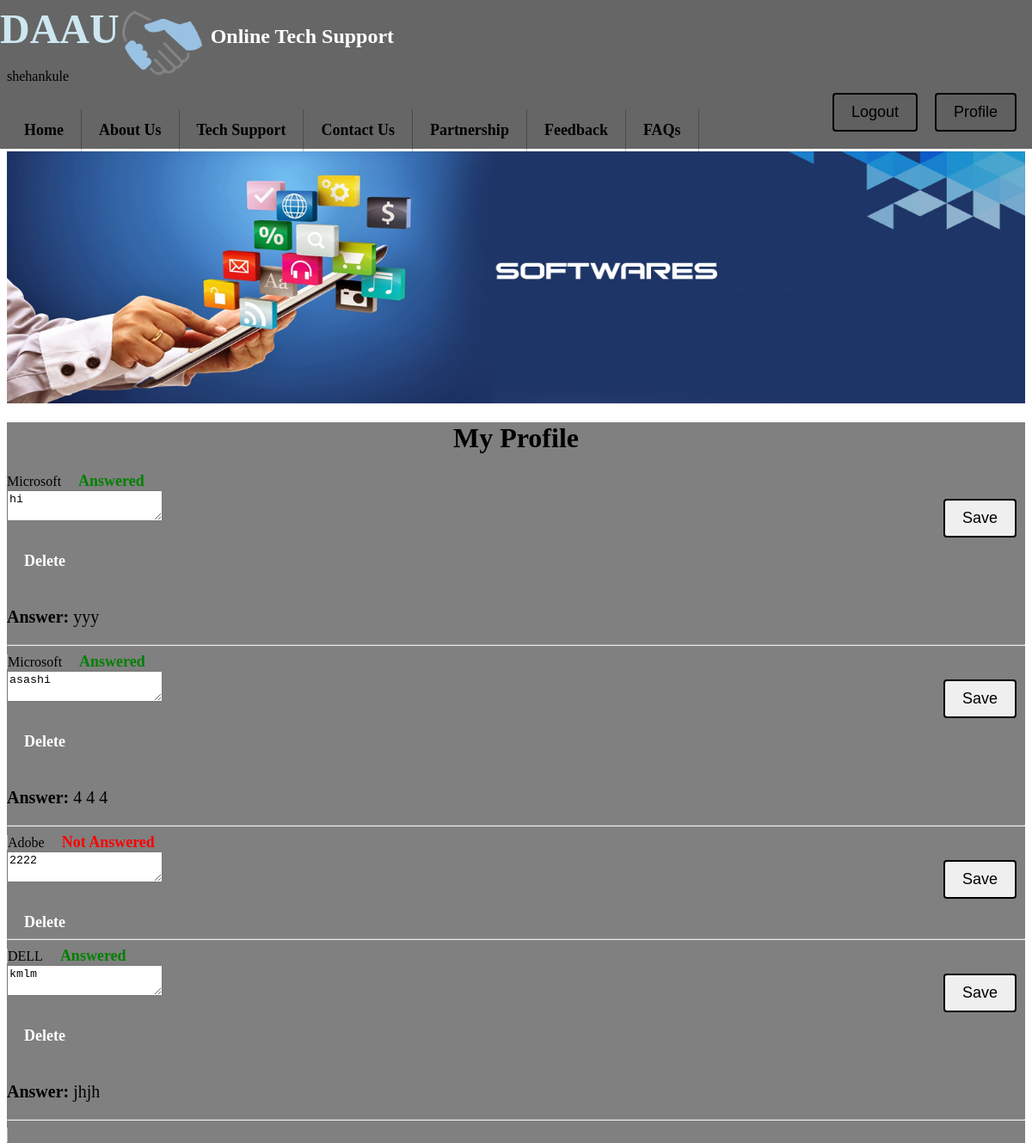
Screenshot of /onlinehelp/profile.php (signed in) with the database file from the repository.
### tables this page shows
CREATE TABLE `problem` (
  `problemid` int(11) NOT NULL,
  `username` text NOT NULL,
  `company` text NOT NULL,
  `problem` text NOT NULL,
  `status` int(11) NOT NULL,
  `answer` text NOT NULL
);

### onlinehelp/pages/server.php (the view, shortened to what this page needs)
<?php
require('conn.php');
function problem_listing(){
    global $db;
    $user=$_SESSION['username'];
    $query= "SELECT * FROM problem WHERE username='$user'";
    $result= mysqli_query($db,$query);
    while ($company=mysqli_fetch_assoc($result)){
        if ($company['status']==0){
            $status="Not Answered";
            $color="red;";
        }
        else{
            $status = "Answered";
            $color="green;";
        }
        echo '<li style="float:none">'.$company['company'].
        '<a style="display:inline;font-size:18px;color:'.
        $color.
        '">'.
        $status.
        '</a><br>'.
        '<small style="font-size:18px;"><form action="pages/server.php" method="POST"> <textarea name="problem" >'.$company['problem'].'</textarea><button name="update_problem" type="submit" >Save</button>
        <input type="hidden" name="problemid" value="'.$company['problemid'].'">
        </form></small>'.'<br>'.
        '<a style="display:inline;font-size:18px;color:white" href="delete.php?problemid='.$company['problemid'].'&type=problem">Delete</a><br>';
        if($status=="Answered"){
        echo
        '<p style="font-size:20px;">'.
        '<br><strong>Answer:  </strong>'.
        $company['answer'].
        '</p>';
        }
        echo
        '<hr>'.
        '</li>';
    }
}
?>

### onlinehelp/profile.php (shortened to what this page needs)
<?php
	require('pages/server.php');
?>
<html>
	<head>
	</head>
	<body>
		<div style="width: 100%; height: 17%; "><?php include 'models/header/Header.php' ?> </div>
		<div ><?php include 'models/menu/menubar.php' ?> </div>
	<div style="position:relative;z-index=1;background-color:gray;color:black">
	<center><h1>My Profile</h1></center>
	<ul>
		<?php problem_listing(); ?>
	</ul>
	</div>
	</body>
</html>

### onlinehelp/models/header/Header.php (shortened to what this page needs)
<html>
	<head>
	</head>
		<h2> <font size="14" color="#ADD8E6">
            DAAU<img src="photo/hand.png" height="100px" align="middle"></font>
         Online Tech Support</h2><br><br><br><br>
             <?php
                if (isset($_SESSION['username'])){
                    echo $_SESSION['username'];
                    echo '<form style="width:auto;background-color:transparent;border:none;" action="pages/auth.php" method="POST" >
                    <button style="" name="profile">Profile</button>
                    <button style="float:right" name="logout">Logout</button>
	                </form>';
                }
                ?>
		 		<div style ="width: 100%; height:10%;">
	</body>
</html>

### onlinehelp/models/menu/menubar.php (shortened to what this page needs)
<!DOCTYPE html>
<html>
<head>
	</head>
	<body>
		<div class="nav">
		<ul>
            <li><a href="Home.php" ><font color="000000">Home</font></a></li>
            <li><a href="about.php" ><font color="000000">About Us</font></a></li>
            <li><a href="technical.php" ><font color="000000">Tech Support </font></a></li>
            <li><a href="Contact.php" ><font color="000000">Contact Us </font></a></li>
            <li><a href="membership.php" ><font color="000000">Partnership </font></a></li>
            <li><a href="feedback.php"><font color="000000">Feedback</font></a></li>
            <li><a href="Help.php"><font color="000000">FAQs</font></a></li>
        </ul>
    	<section style="max-height:400px;">
                     <img class="mySlides" src="photo/banner2.jpg" style="width:100%; height:220%;">
            </section>
    	</div>
	</body>
</html>

### onlinehelp/models/header/Header.php (style rules this page uses)
h2 { background-color: black; opacity: 0.5; filter: Alpha(opacity=50); filter: alpha(opacity=80); -moz-opacity: 0.80; -khtml-opacity: 0.8; opacity: 0.6; color: white; position: fixed; top: 0; left: 0; width: 100%; height: 13%; padding: 0; margin: 0; }

### onlinehelp/models/menu/menubar.php (style rules this page uses)
ul { list-style-type: none; margin: 0; padding: 0; overflow: hidden; }
li { float: left; display:inline; border-right: 1px solid #bbb; }
li a { display: block; color: white; text-align: center; padding: 14px 20px; text-decoration: none; font-size: 18px; font-weight: bold; }
body { background:url("") no-repeat fixed center; justify-content: center; max-width: 100%; height: auto; background-repeat: no-repeat; background-size: cover; filter: alpha; }
button { font-size: 18px; color: black; background-color: ; border: 2px solid black; padding: 10px 20px; border-radius: 4px; text-decoration: none; cursor: pointer; float: right; margin: 10px; }

### rows the page displays
problem: company "Microsoft", status "Answered", problem "hi", answer "yyy"
problem: company "Microsoft", status "Answered", problem "asashi", answer "4 4 4"
problem: company "Adobe", status "Not Answered", problem "2222"
problem: company "DELL", status "Answered", problem "kmlm", answer "jhjh"

### other values shown
$_SESSION['username'] "shehankule"
